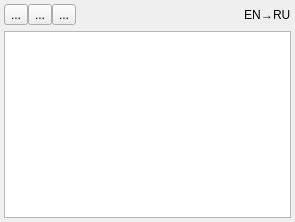
<?xml version="1.0" encoding="UTF-8"?>
<ui version="4.0">
 <class>Popup</class>
 <widget class="QWidget" name="Popup">
  <property name="geometry">
   <rect>
    <x>0</x>
    <y>0</y>
    <width>295</width>
    <height>222</height>
   </rect>
  </property>
  <property name="windowTitle">
   <string>Form</string>
  </property>
  <layout class="QVBoxLayout" name="verticalLayout">
   <property name="leftMargin">
    <number>4</number>
   </property>
   <property name="topMargin">
    <number>4</number>
   </property>
   <property name="rightMargin">
    <number>4</number>
   </property>
   <property name="bottomMargin">
    <number>4</number>
   </property>
   <item>
    <layout class="QHBoxLayout" name="horizontalLayout">
     <property name="spacing">
      <number>0</number>
     </property>
     <item>
      <widget class="QToolButton" name="CloseButton">
       <property name="text">
        <string>...</string>
       </property>
       <property name="icon">
        <iconset resource="../resources.qrc">
         <normaloff>:/icons/ui/window-close.png</normaloff>:/icons/ui/window-close.png</iconset>
       </property>
       <property name="popupMode">
        <enum>QToolButton::DelayedPopup</enum>
       </property>
       <property name="toolButtonStyle">
        <enum>Qt::ToolButtonIconOnly</enum>
       </property>
       <property name="autoRaise">
        <bool>false</bool>
       </property>
       <property name="arrowType">
        <enum>Qt::NoArrow</enum>
       </property>
      </widget>
     </item>
     <item>
      <widget class="QToolButton" name="ShowAppButton">
       <property name="text">
        <string>...</string>
       </property>
       <property name="icon">
        <iconset resource="../resources.qrc">
         <normaloff>:/icons/ui/window-new.png</normaloff>:/icons/ui/window-new.png</iconset>
       </property>
       <property name="popupMode">
        <enum>QToolButton::DelayedPopup</enum>
       </property>
       <property name="autoRaise">
        <bool>false</bool>
       </property>
       <property name="arrowType">
        <enum>Qt::NoArrow</enum>
       </property>
      </widget>
     </item>
     <item>
      <widget class="QToolButton" name="CopyButton">
       <property name="text">
        <string>...</string>
       </property>
       <property name="icon">
        <iconset resource="../resources.qrc">
         <normaloff>:/icons/ui/edit-copy.png</normaloff>:/icons/ui/edit-copy.png</iconset>
       </property>
       <property name="popupMode">
        <enum>QToolButton::DelayedPopup</enum>
       </property>
       <property name="autoRaise">
        <bool>false</bool>
       </property>
       <property name="arrowType">
        <enum>Qt::NoArrow</enum>
       </property>
      </widget>
     </item>
     <item>
      <spacer name="horizontalSpacer">
       <property name="orientation">
        <enum>Qt::Horizontal</enum>
       </property>
       <property name="sizeHint" stdset="0">
        <size>
         <width>40</width>
         <height>20</height>
        </size>
       </property>
      </spacer>
     </item>
     <item>
      <widget class="QLabel" name="SourceLanguageLabel">
       <property name="text">
        <string>EN</string>
       </property>
      </widget>
     </item>
     <item>
      <widget class="QLabel" name="ArrowLabel">
       <property name="text">
        <string>→</string>
       </property>
      </widget>
     </item>
     <item>
      <widget class="QLabel" name="ResultLanguageLabel">
       <property name="text">
        <string>RU</string>
       </property>
      </widget>
     </item>
    </layout>
   </item>
   <item>
    <widget class="QTextBrowser" name="ResultTextBrowser"/>
   </item>
  </layout>
 </widget>
 <resources>
  <include location="../resources.qrc"/>
 </resources>
 <connections/>
</ui>
